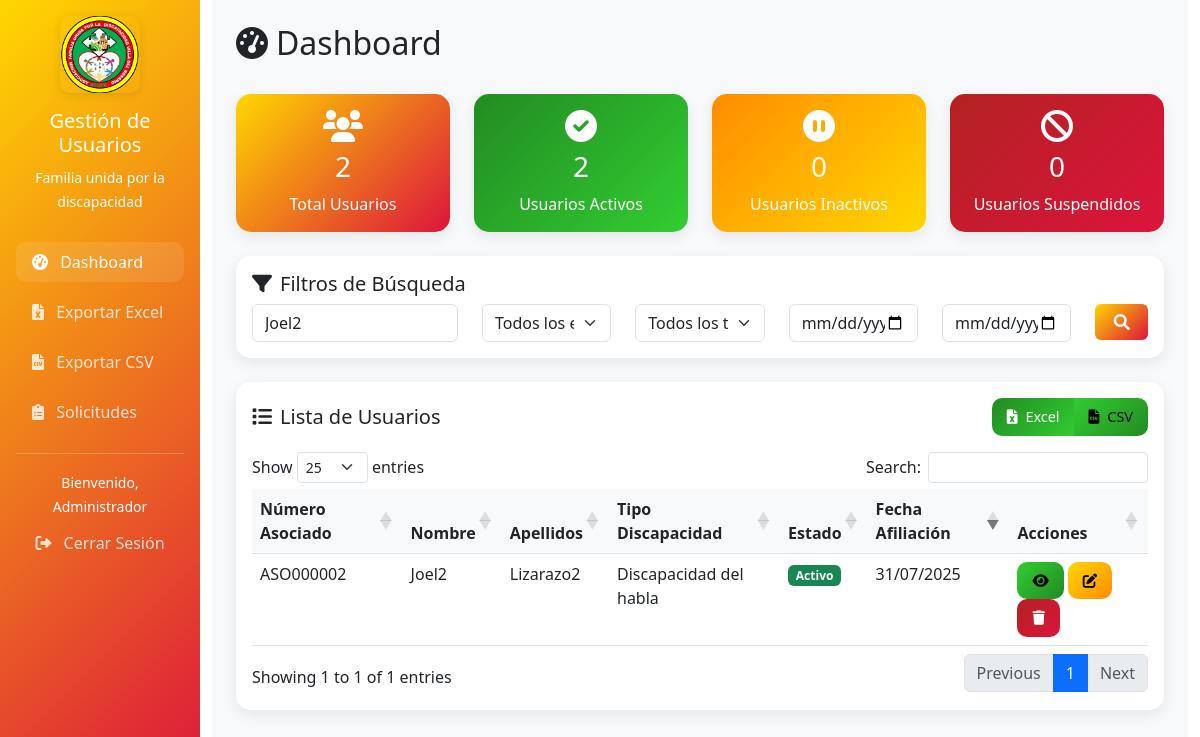
/vista/index.php?busqueda=Joel2 (signed in), run on the app's committed database.
### tables this page shows
CREATE TABLE `usuarios` (
  `id` int(11) NOT NULL,
  `numero_asociado` varchar(20) NOT NULL,
  `nombre` varchar(100) NOT NULL,
  `apellidos` varchar(100) NOT NULL,
  `fecha_nacimiento` date NOT NULL,
  `genero` enum('Masculino','Femenino','Otro') NOT NULL,
  `tipo_discapacidad` varchar(100) NOT NULL,
  `porcentaje_discapacidad` int(11) DEFAULT NULL,
  `telefono` varchar(20) DEFAULT NULL,
  `email` varchar(100) DEFAULT NULL,
  `direccion` text DEFAULT NULL,
  `ciudad` varchar(100) DEFAULT NULL,
  `codigo_postal` varchar(10) DEFAULT NULL,
  `fecha_afiliacion` date NOT NULL,
  `estado` enum('Activo','Inactivo','Suspendido') DEFAULT 'Activo',
  `observaciones` text DEFAULT NULL,
  `fecha_registro` timestamp NOT NULL DEFAULT current_timestamp(),
  `fecha_actualizacion` timestamp NOT NULL DEFAULT current_timestamp() ON UPDATE current_timestamp()
);

### vista/index.php (the view, shortened to what the rows shown need)
<?php
require_once '../controlador/AuthController.php';
require_once '../controlador/UsuarioController.php';
$usuarioController = new UsuarioController();
$filtros = [
    'busqueda' => $_GET['busqueda'] ?? '',
    'estado' => $_GET['estado'] ?? '',
    'tipo_discapacidad' => $_GET['tipo_discapacidad'] ?? '',
    'fecha_desde' => $_GET['fecha_desde'] ?? '',
    'fecha_hasta' => $_GET['fecha_hasta'] ?? ''
];
$usuarios = $usuarioController->obtenerUsuarios($filtros);
?>
<!DOCTYPE html>
<html lang="es">
<head>
    <link href="https://cdn.jsdelivr.net/npm/bootstrap@5.3.0/dist/css/bootstrap.min.css" rel="stylesheet">
    <link href="https://cdnjs.cloudflare.com/ajax/libs/font-awesome/6.0.0/css/all.min.css" rel="stylesheet">
    <link href="https://cdn.datatables.net/1.13.0/css/dataTables.bootstrap5.min.css" rel="stylesheet">
</head>
<body>
    <div class="container-fluid">
        <div class="row">
            <div class="col-md-9 col-lg-10">
                <div class="main-content p-4">
                    <div class="d-flex justify-content-between align-items-center mb-4">
                        <h2><i class="fas fa-tachometer-alt me-2"></i>Dashboard</h2>
                    </div>
                    <div class="card">
                        <div class="card-body">
                            <div class="table-responsive">
                                <div class="d-none d-md-block">
                                    <table class="table table-hover" id="tablaUsuarios">
                                    <thead>
                                        <tr>
                                            <th>Número Asociado</th>
                                            <th>Nombre</th>
                                            <th>Apellidos</th>
                                            <th>Tipo Discapacidad</th>
                                            <th>Estado</th>
                                            <th>Fecha Afiliación</th>
                                            <th>Acciones</th>
                                        </tr>
                                    </thead>
                                    <tbody>
                                        <?php foreach ($usuarios as $usuario): ?>
                                            <tr>
                                                <td><?php echo htmlspecialchars($usuario['numero_asociado']); ?></td>
                                                <td><?php echo htmlspecialchars($usuario['nombre']); ?></td>
                                                <td><?php echo htmlspecialchars($usuario['apellidos']); ?></td>
                                                <td><?php echo htmlspecialchars($usuario['tipo_discapacidad']); ?></td>
                                                <td>
                                                    <span class="badge bg-<?php
                                                        echo $usuario['estado'] === 'Activo' ? 'success' :
                                                            ($usuario['estado'] === 'Inactivo' ? 'warning' : 'danger');
                                                    ?>">
                                                        <?php echo htmlspecialchars($usuario['estado']); ?>
                                                    </span>
                                                </td>
                                                <td><?php echo date('d/m/Y', strtotime($usuario['fecha_afiliacion'])); ?></td>
                                                <td>
                                                    <button class="btn btn-sm btn-info btn-action"
                                                            onclick="verUsuario(<?php echo $usuario['id']; ?>)"
                                                            style="background: linear-gradient(135deg, #32CD32 0%, #228B22 100%); border: none;">
                                                        <i class="fas fa-eye"></i>
                                                    </button>
                                                    <button class="btn btn-sm btn-warning btn-action"
                                                            onclick="editarUsuario(<?php echo $usuario['id']; ?>)"
                                                            style="background: linear-gradient(135deg, #FFD700 0%, #FF8C00 100%); border: none;">
                                                        <i class="fas fa-edit"></i>
                                                    </button>
                                                    <button class="btn btn-sm btn-danger btn-action"
                                                            onclick="eliminarUsuario(<?php echo $usuario['id']; ?>, '<?php echo addslashes($usuario['nombre']); ?>', '<?php echo addslashes($usuario['apellidos']); ?>', '<?php echo addslashes($usuario['numero_asociado']); ?>')">
                                                        <i class="fas fa-trash"></i>
                                                    </button>
                                                </td>
                                            </tr>
                                        <?php endforeach; ?>
                                    </tbody>
                                </table>
                                </div>
                            </div>
                        </div>
                    </div>
                </div>
            </div>
        </div>
    </div>
</body>
</html>

### data on the page
usuarios: numero_asociado "ASO000002", nombre "Joel2", apellidos "Lizarazo2", tipo_discapacidad "Discapacidad del habla", estado "Activo", fecha_afiliacion "31/07/2025"

### other printed values
$admin['nombre'] "Administrador"
$estadisticas['total_usuarios'] "2"
$estadisticas['usuarios_activos'] "2"
$estadisticas['usuarios_inactivos'] "0"
$estadisticas['usuarios_suspendidos'] "0"
